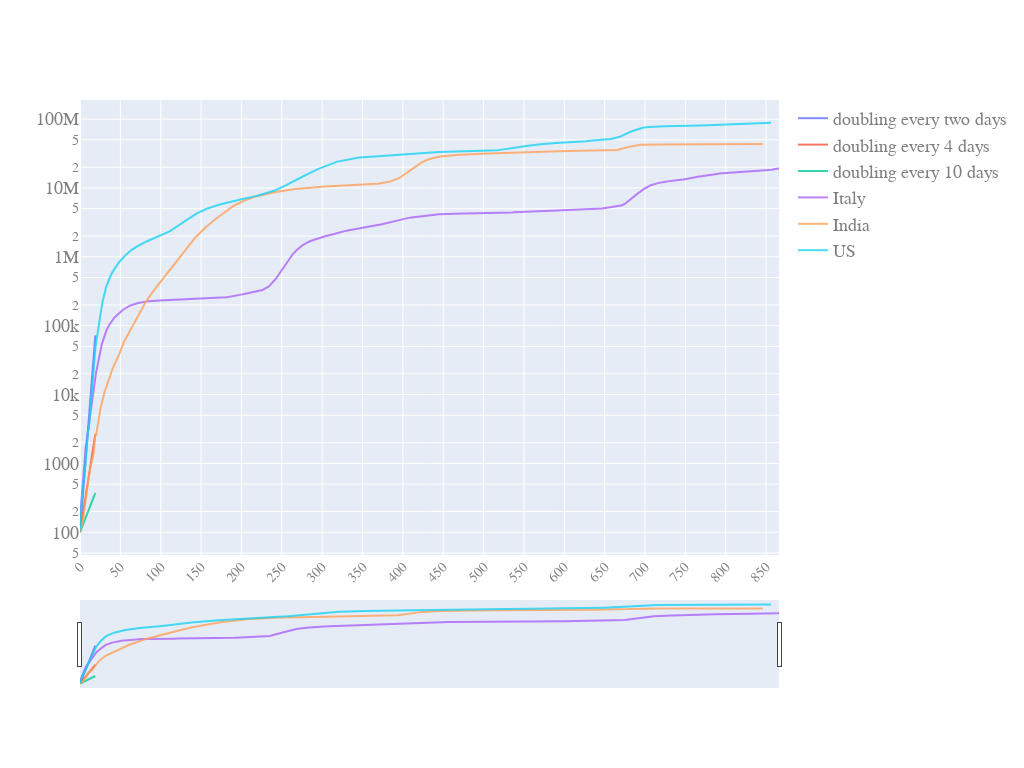

The notebook cell this image was saved under:
### Code cell
quick_plot(pd_sync_timelines_w_slope.date,
           pd_sync_timelines_w_slope.iloc[:,0:6],
           y_scale='log',
           slider=True)

### Figure 1 — Plotly figure (JSON) as saved in the notebook; plotly's stock layout.template omitted (floating-point values rounded to 4 significant figures; data arrays with more than 128 entries replaced by an {"elided": "..."} marker saying what was removed)
{"data": [{"name": "doubling every two days", "opacity": 0.8, "type": "scatter", "x": {"elided": "867 int values"}, "y": {"elided": "867 float values"}}, {"name": "doubling every 4 days", "opacity": 0.8, "type": "scatter", "x": {"elided": "867 int values"}, "y": {"elided": "867 float values"}}, {"name": "doubling every 10 days", "opacity": 0.8, "type": "scatter", "x": {"elided": "867 int values"}, "y": {"elided": "867 float values"}}, {"name": "Italy", "opacity": 0.8, "type": "scatter", "x": {"elided": "867 int values"}, "y": {"elided": "867 float values"}}, {"name": "India", "opacity": 0.8, "type": "scatter", "x": {"elided": "867 int values"}, "y": {"elided": "867 float values"}}, {"name": "US", "opacity": 0.8, "type": "scatter", "x": {"elided": "867 int values"}, "y": {"elided": "867 float values"}}], "layout": {"autosize": true, "font": {"color": "#7f7f7f", "family": "PT Sans, monospace", "size": 18}, "height": 768, "width": 1024, "xaxis": {"nticks": 20, "rangeslider": {"visible": true}, "tickangle": -45, "tickfont": {"color": "#7f7f7f", "size": 14}}, "yaxis": {"type": "log"}}}
